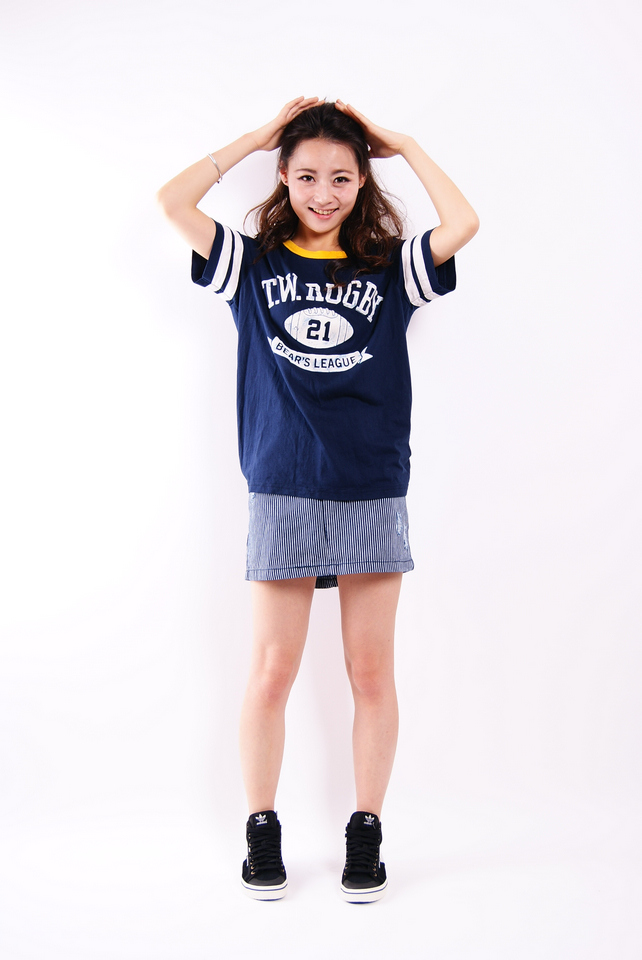
//> input picture test_Project1/test_Project1/girl1.jpg, 642 x 960 px
$ ./main   (built with g++ and OpenCV 4)
//> lines starting //> are read from the running program, lines starting //| are printed output that depends on the picture; after the words box and inside, x2 and y2 are one past the last pixel; in counts of white or black regions, pixels touching at a corner belong together
#include <iostream>
#include "opencv2/opencv.hpp"
using namespace std;
using namespace cv;
int main(int argc, char* argv[])
{
	//读入图像，并将之转为单通道图像
	Mat im = imread("girl1.jpg", CV_LOAD_IMAGE_COLOR);
//> im is the input picture: 960 rows x 642 cols, CV_8UC3; mean B, G, R 225.7, 221, 226.3

	//请一定检查是否成功读图
	if( im.empty() ) {
	cout << "Can not load image." << endl;
	return -1;
	}
	//进行Canny 操作，并将结果存于 result
	Mat result;
	//Canny(im, result,40,80);
	//保存结果
	Mat gray_img;
	cvtColor(im,gray_img, CV_BGR2GRAY);
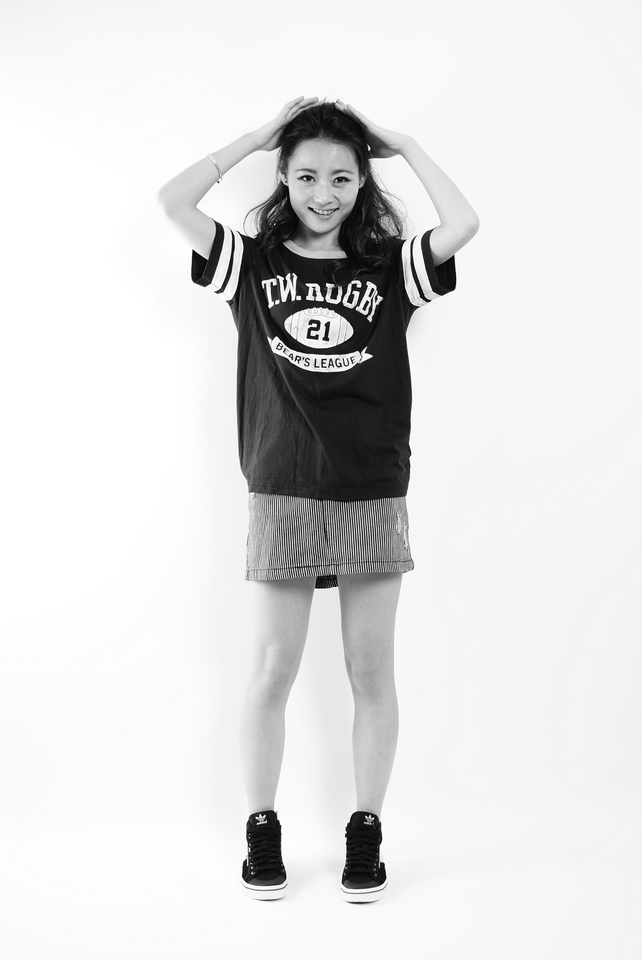
//> gray_img: 960 rows x 642 cols, CV_8UC1; min 0, max 255, mean 223.1
	Canny(gray_img, result, 50, 150);
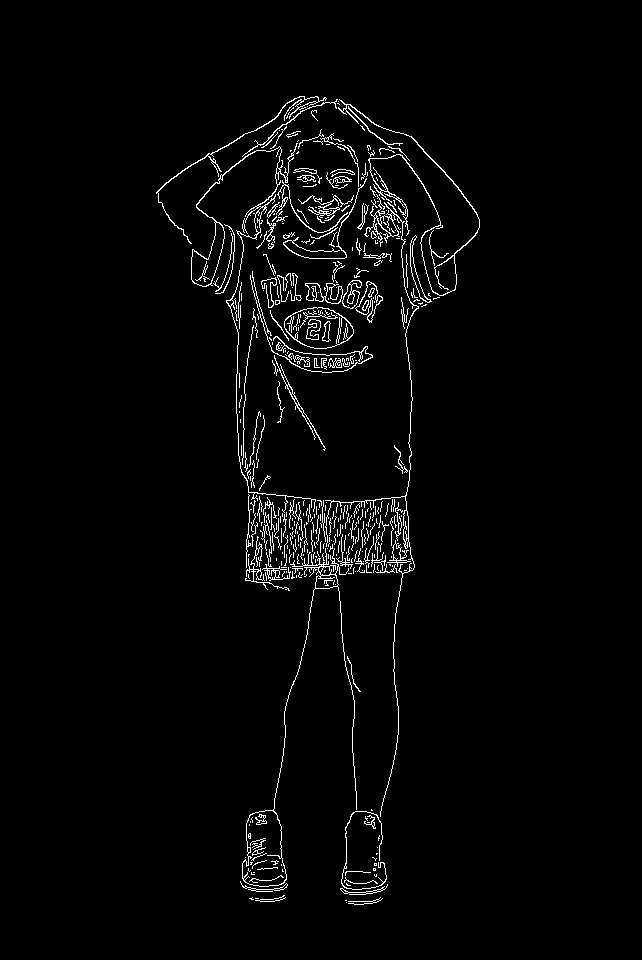
//> result: 960 rows x 642 cols, CV_8UC1; 2.5% white in thin lines or dots, all inside (x1, y1, x2, y2) = (156, 96, 480, 905)
	imwrite("whitebg-canny.jpg", result);
	Mat img = imread("whitebg-canny.jpg");
//> img: 960 rows x 642 cols, CV_8UC3; min 0, max 255, mean 6.4
	Mat B = img.clone();

	imwrite("whitebg-gray.jpg", gray_img);

	Mat C = imread("whitebg-gray.jpg",0);
//> C: 960 rows x 642 cols, CV_8UC1; min 0, max 255, mean 223.1
	//imshow("whitebg", C);
	//imshow("whitebg-origin", im);
	imshow("whitebg-canny", img);
	//waitKey(10);
	Mat M(10, 10, CV_8UC3, Scalar(0, 0, 255));
	Mat k(3, 3, CV_8UC3, Scalar(0, 0, 255));
	/*imwrite("test.jpg", M);
	imshow("test", M);
	waitKey(5000);*/

	Mat bg = imread("stage2.jpg", CV_LOAD_IMAGE_COLOR);
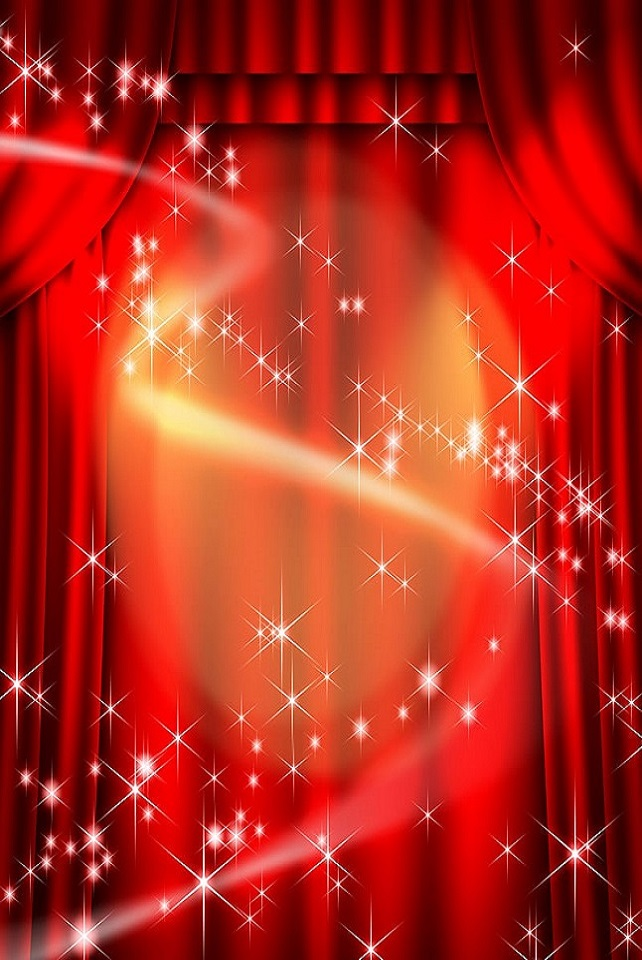
//> input picture test_Project1/test_Project1/stage2.jpg, 642 x 960 px
//> bg is the input picture: 960 rows x 642 cols, CV_8UC3; mean B, G, R 29.9, 42.8, 180.8
	uchar* p = gray_img.data;
	uchar* q = im.data;
	uchar* p_bg = bg.data;
	for (unsigned int i = 0; i < gray_img.rows*gray_img.cols; ++i)
	{
		if (*p > 230){
			*p = 255;
			*q = *p_bg;
			*(q + 1) = *(p_bg + 1);
			*(q + 2) = *(p_bg + 2);
			q += 3;
			p_bg += 3;
		}
		else {
			q += 3;
			p_bg += 3;
		}
		p++;
	}
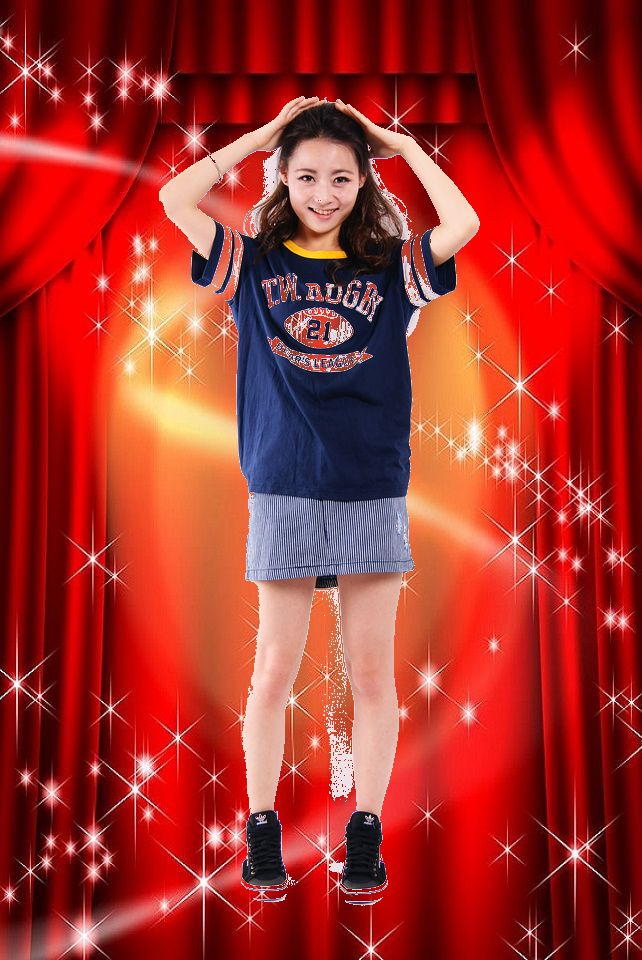
//> im: 960 rows x 642 cols, CV_8UC3; mean B, G, R 41.8, 48.2, 164.8

	imshow("gray", gray_img);
	Canny(gray_img, result, 50, 150);
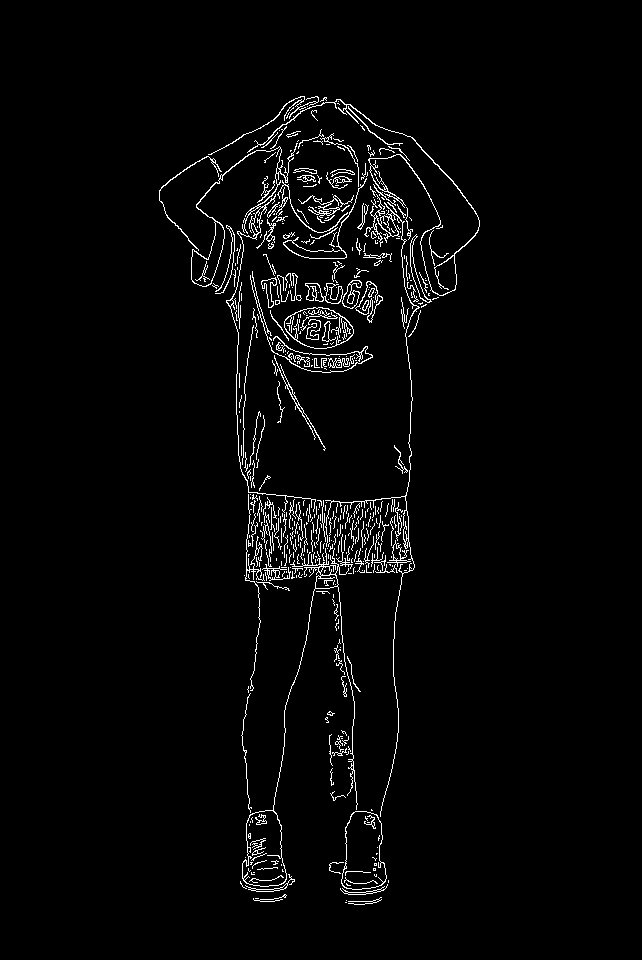
//> result: 960 rows x 642 cols, CV_8UC1; 2.7% white in thin lines or dots, all inside (x1, y1, x2, y2) = (159, 96, 480, 905)
	imshow("canny", result);
	imshow("origin", im);
	waitKey(0);


	//cout << gray_img << endl;
	//cout << img;
	return 0;
}
